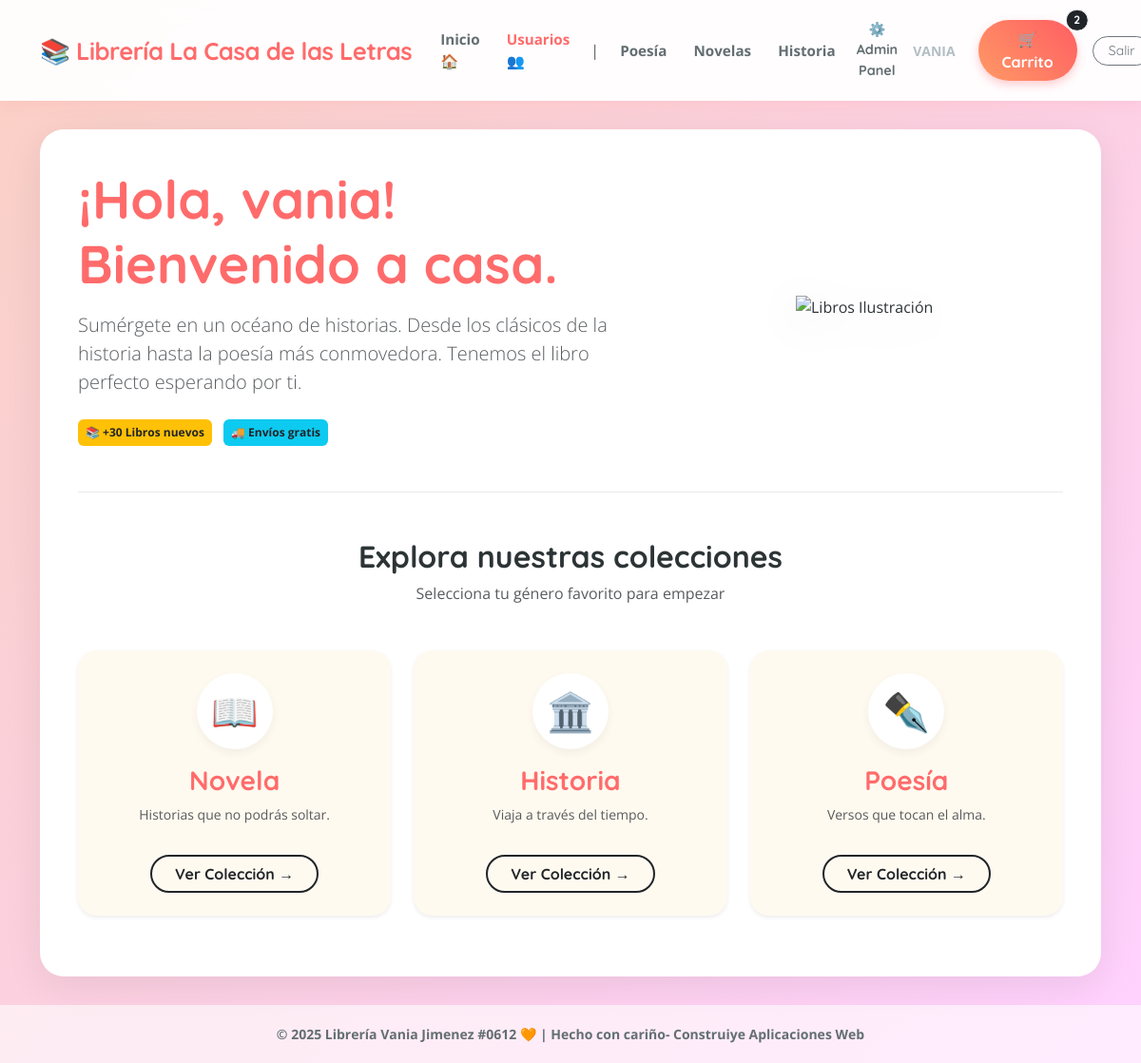
Page /dashboard/ (signed in) on the committed database.
### app_libreria/models.py (models this page shows, shortened)
class Categoria(models.Model):
    nombre = models.CharField(max_length=100)
    descripcion = models.TextField(blank=True, null=True)
    color = models.CharField(max_length=20, default='#ff85a2') # Para el diseño rosa

### app_libreria/views.py (the view)
# urls.py: path('dashboard/', views.dashboard, name='dashboard'),
@login_required(login_url='login')
def dashboard(request):
    nombres_deseados = ['Poesía', 'Novela', 'Historia']
    categorias = Categoria.objects.filter(nombre__in=nombres_deseados)
    carrito_count = CarritoItem.objects.filter(usuario=request.user).count()
    return render(request, 'libreria/dashboard.html', {
        'categorias': categorias,
        'carrito_count': carrito_count
    })

### app_libreria/templates/libreria/dashboard.html (shortened to what this page needs)
{% extends "app_libreria/base.html" %}
{% block content %}
<div class="row align-items-center mb-5">
    <div class="col-md-7">
        <h1 class="display-4 fw-bold" style="color: #ff6b6b;">¡Hola, {{ user.username }}! <br>Bienvenido a casa.</h1>
        <p class="lead mt-3 text-muted">
            Sumérgete en un océano de historias. Desde los clásicos de la historia hasta la poesía más conmovedora.
            Tenemos el libro perfecto esperando por ti.
        </p>
        <div class="mt-4">
            <span class="badge bg-warning text-dark p-2 me-2">📚 +30 Libros nuevos</span>
            <span class="badge bg-info text-dark p-2">🚚 Envíos gratis</span>
        </div>
    </div>
    <div class="col-md-5 text-center d-none d-md-block">
        <img src="https://cdn-icons-png.flaticon.com/512/3389/3389081.png"
             alt="Libros Ilustración"
             class="img-fluid"
             style="max-height: 250px; filter: drop-shadow(0px 10px 20px rgba(0,0,0,0.1)); animation: float 6s ease-in-out infinite;">
    </div>
</div>
<hr class="my-5" style="opacity: 0.1;">
<div class="text-center mb-5">
    <h2 class="fw-bold" style="color: #2d3436;">Explora nuestras colecciones</h2>
    <p class="text-muted">Selecciona tu género favorito para empezar</p>
</div>
<div class="row justify-content-center">
    {% for cat in categorias %}
    <div class="col-md-4 mb-4">
        <div class="card h-100 border-0 shadow-sm category-card text-center" style="border-radius: 20px; transition: 0.3s; background-color: #fffaf0;">
            <div class="card-body p-4 d-flex flex-column align-items-center">
                <div class="mb-3 p-3 rounded-circle" style="background-color: white; width: 80px; height: 80px; display: flex; align-items: center; justify-content: center; box-shadow: 0 4px 10px rgba(0,0,0,0.05);">
                    {% if "Poesía" in cat.nombre %}
                        <span style="font-size: 2.5rem;">✒️</span>
                    {% elif "Novela" in cat.nombre %}
                        <span style="font-size: 2.5rem;">📖</span>
                    {% elif "Historia" in cat.nombre %}
                        <span style="font-size: 2.5rem;">🏛️</span>
                    {% else %}
                        <span style="font-size: 2.5rem;">✨</span>
                    {% endif %}
                </div>
                <h3 class="card-title fw-bold" style="color: #ff6b6b;">{{ cat.nombre }}</h3>
                <p class="card-text text-muted small flex-grow-1">
                    {% if "Poesía" in cat.nombre %} Versos que tocan el alma.{% endif %}
                    {% if "Novela" in cat.nombre %} Historias que no podrás soltar.{% endif %}
                    {% if "Historia" in cat.nombre %} Viaja a través del tiempo.{% endif %}
                </p>
                <a href="{% url 'libros_por_categoria' cat.id %}" class="btn btn-outline-dark rounded-pill px-4 mt-3 fw-bold" style="border-width: 2px;">
                    Ver Colección →
                </a>
            </div>
        </div>
    </div>
    {% endfor %}
</div>
{% endblock %}

### app_libreria/templates/app_libreria/base.html (shortened to what this page needs)
{% load static %}
<!DOCTYPE html>
<html lang="es">
<head>
    <link href="https://cdn.jsdelivr.net/npm/bootstrap@5.3.0/dist/css/bootstrap.min.css" rel="stylesheet">
</head>
<body>
    <nav class="navbar navbar-expand-lg sticky-top">
        <div class="container">
            <a class="navbar-brand" href="{% url 'inicio' %}">📚 Librería La Casa de las Letras</a>
            <div class="collapse navbar-collapse" id="navbarNav">
                <ul class="navbar-nav mx-auto align-items-center">
                    <li class="nav-item">
                        <a class="nav-link" href="{% url 'inicio' %}">Inicio 🏠</a>
                    </li>
                    {% if user.is_superuser %}
                    <li class="nav-item">
                        <a class="nav-link" href="{% url 'lista_usuarios' %}" style="color: #ff6b6b !important;">Usuarios 👥</a>
                    </li>
                    {% endif %}
                    <li class="nav-item d-none d-lg-block text-muted mx-2">|</li>
                    <li class="nav-item"><a class="nav-link" href="{% url 'libros_por_categoria' 6 %}">Poesía</a></li>
                    <li class="nav-item"><a class="nav-link" href="{% url 'libros_por_categoria' 2 %}">Novelas</a></li>
                    <li class="nav-item"><a class="nav-link" href="{% url 'libros_por_categoria' 3 %}">Historia</a></li>
                </ul>
                <div class="d-flex align-items-center gap-2 mt-3 mt-lg-0">
                    {% if user.is_authenticated %}
                        {% if user.is_superuser %}
                        <a class="nav-link btn btn-danger text-white mx-2 py-2"
                           href="{% url 'admin_login' %}" style="border-radius: 50px; font-size: 0.9rem;">
                            ⚙️ Admin Panel
                        </a>
                        {% endif %}
                        <span class="d-none d-xl-block me-3 fw-bold small text-uppercase" style="color: #b2bec3;">
                            {{ user.username }}
                        </span>
                        <a href="{% url 'ver_carrito' %}" class="btn btn-calido position-relative">
                            🛒 Carrito
                            {% if carrito_count > 0 %}
                            <span class="position-absolute top-0 start-100 translate-middle badge rounded-pill bg-dark border border-light">
                                {{ carrito_count }}
                            </span>
                            {% endif %}
                        </a>
                        <a href="{% url 'logout' %}" class="btn btn-outline-secondary btn-sm rounded-pill px-3 ms-2">Salir</a>
                    {% else %}
                        <a href="{% url 'login' %}" class="btn btn-outline-danger rounded-pill fw-bold">Login</a>
                    {% endif %}
                </div>
            </div>
        </div>
    </nav>
    <div class="container d-flex flex-column" style="min-height: 80vh;">
        <div class="main-container">
            {% block content %}{% endblock %}
        </div>
    </div>
    <footer class="text-center">
        <p class="mb-0 small fw-bold">© 2025 Librería Vania Jimenez #0612 🧡 | Hecho con cariño- Construiye Aplicaciones Web</p>
    </footer>
</body>
</html>

### app_libreria/templates/app_libreria/base.html (style rules this page uses)
:root { --primary-coral: #ff6b6b; --soft-white: rgba(255, 255, 255, 0.95); --text-dark: #2d3436; }
body { background: linear-gradient(135deg, #fad0c4 0%, #ffd1ff 100%); font-family: 'Open Sans', sans-serif; color: var(--text-dark); min-height: 100vh; display: flex; flex-direction: column; }
h1, h2, h3, h4, .navbar-brand, .btn { font-family: 'Quicksand', sans-serif; }
.navbar { background-color: var(--soft-white) !important; box-shadow: 0 4px 15px rgba(255, 107, 107, 0.1); padding: 0.8rem 0; backdrop-filter: blur(10px); }
.navbar-brand { color: var(--primary-coral) !important; font-weight: 800; font-size: 1.6rem; letter-spacing: -0.5px; }
.nav-link { font-weight: 700; color: #636e72 !important; margin: 0 6px; transition: all 0.3s; font-size: 0.95rem; }
.btn-calido { background: linear-gradient(45deg, #ff9966, #ff5e62); color: white; border: none; border-radius: 50px; padding: 8px 25px; box-shadow: 0 4px 10px rgba(255, 94, 98, 0.3); transition: transform 0.3s, box-shadow 0.3s; font-weight: 700; }
.main-container { background-color: white; border-radius: 25px; padding: 40px; margin-top: 30px; margin-bottom: 30px; box-shadow: 0 10px 40px rgba(0,0,0,0.08); flex: 1; }
footer { color: #636e72; padding: 20px 0; background-color: rgba(255, 255, 255, 0.6); margin-top: auto; }

### rows in the picture
Categoria: nombre "Novela", shows "Historias que no podrás soltar."
Categoria: nombre "Historia", shows "Viaja a través del tiempo."
Categoria: nombre "Poesía", shows "Versos que tocan el alma."

### other values in the picture
{{ user.username }} "VANIA"
{{ carrito_count }} "2"
{{ user.username }} "vania"
